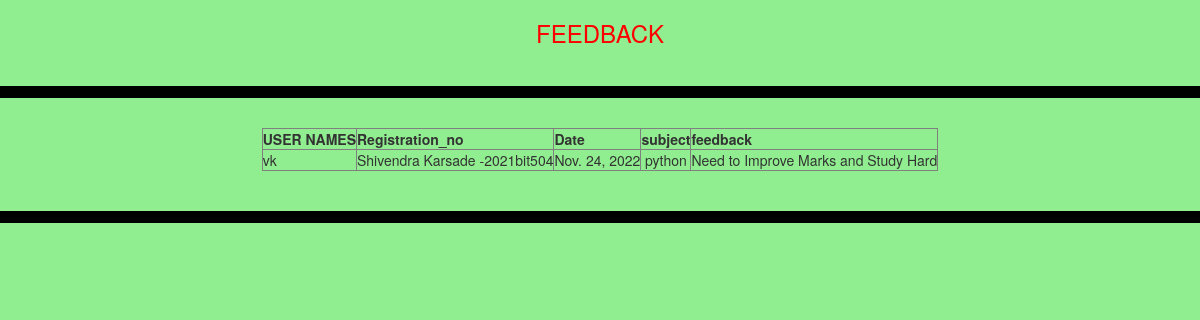
Screenshot of /Feedback with the database file from the repository.
### Student/models.py (models this page shows, shortened)
class Feedback(models.Model):
    user = models.ForeignKey(User, on_delete=models.CASCADE, null=True,blank=True)
    Registration_no = models.ForeignKey(Marks, on_delete=models.CASCADE)
    date = models.DateField()
    subject = models.CharField(max_length=30)
    feedback = models.TextField(max_length=1000)

class Marks(models.Model):
    user = models.ForeignKey(User, on_delete=models.CASCADE, null=True,blank=True)
    Registration_No = models.ForeignKey(Student_Details, on_delete=models.CASCADE)
    Subject = models.CharField(max_length=30)
    marks = models.CharField(max_length=30)
    Semester = models.CharField(max_length=30)
    year = models.CharField(max_length=30)
    def __str__(self):
        return '%s' % (self.Registration_No)

class Student_Details(models.Model):
    user = models.ForeignKey(User, on_delete=models.CASCADE, null=True,blank=True)
    Student_Name = models.CharField(max_length=30)
    Reg_no = models.CharField(max_length=30)
    Address = models.CharField(max_length=50)
    Taluka = models.CharField(max_length=30)
    District = models.CharField(max_length=30)
    State = models.CharField(max_length=30)
    photo = models.ImageField(upload_to="media/img")
    pincode = models.CharField(max_length=30)
    def __str__(self):
        return '%s -%s' % (self.Student_Name, self.Reg_no)

### Student/views.py (the view)
# urls.py: path('Feedback', FeedbackList.as_view(), name='Feedback_list'),
class FeedbackList(ListView):
    model = Feedback
    success_url = reverse_lazy('Feedback_list')

### Student/templates/student/feedback_list.html (shortened to what this page needs)
<!doctype html>
<html>
    <head>
        <link rel="stylesheet" href="https://maxcdn.bootstrapcdn.com/bootstrap/3.3.7/css/bootstrap.min.css" />
	</head>
    <body style="background-color:lightgreen">
    	  <h3><center><font color="red">FEEDBACK </font> </h3></center>
    	  <hr color="green">
    	 		<table id='data'  border=1  background-color="red" align="center" >
				<thead>
				<tr>
  				<th>USER NAMES</th>
<th>Registration_no</th>
<th>Date</th>
<th>subject</th>
<th>feedback</th>
 				</tr>
			</thead>
		  			<tbody>
	    		{% for entry in object_list %}
	    		<tr>
  				<td> {{ entry.user }} </td>
		  <td align="center"> {{ entry.Registration_no}} </td>
		  <td align="center"> {{ entry.date}} </td>
		  <td align="center"> {{ entry.subject }} </td>
          <td align="center"> {{ entry.feedback }} </td>
 				</tr>
				 {% empty %}
        <h3>No objects Find</h3>
				{% endfor %}
			</tbody>
				</table>
				<hr>
    </body>

### Student/templates/student/feedback_list.html (style rules this page uses)
h1, h3 { color: green; }
hr { position: relative; top: 20px; border: none; height: 12px; background: black; margin-bottom: 50px; }

### rows the page displays
Feedback: user "vk", Registration_no "Shivendra Karsade -2021bit504", date "Nov. 24, 2022", subject "python", feedback "Need to Improve Marks and Study Hard"
